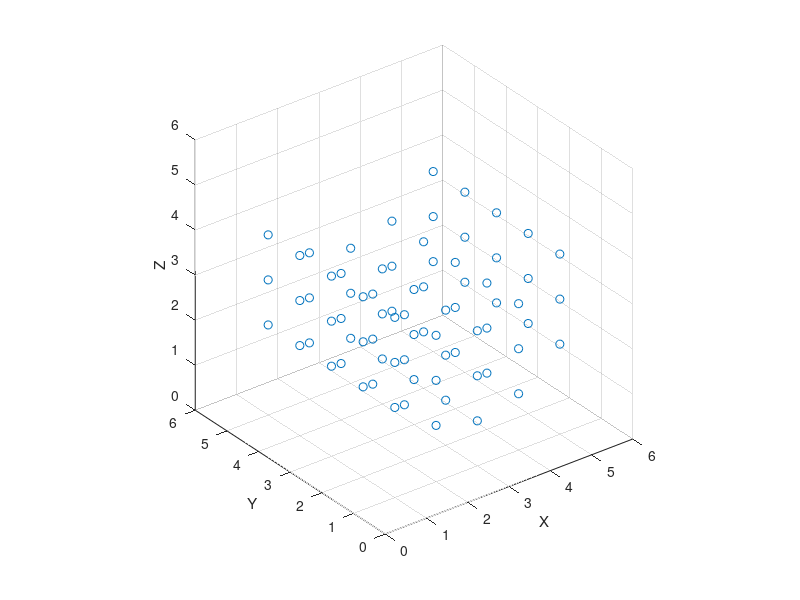

The MATLAB source for this figure: (Note: this script raises an error after producing the figure.)

%% initialize

col_num = 5;
row_num = 5;
stair_num = 3;
k = 10;
m = 1;
c = 5;

position_init = NaN(row_num, col_num, stair_num, 3);
velocity_init = zeros(size(position_init));

position_init(:, :, :, 1) = ones(1, row_num, stair_num) .* (1:row_num)';
position_init(:, :, :, 2) = ones(col_num, 1, stair_num) .* (1:col_num);
matrix_tmp(1, 1, 1:stair_num) = 1:stair_num; matrix_tmp = matrix_tmp * 1;
position_init(:, :, :, 3) = ones(row_num, col_num, stair_num) .* matrix_tmp;

%% straight forces

x_direction_init = position_init(2:end, :, :, :) - position_init(1:end-1, :, :, :);
x_length_init = vecnorm(x_direction_init, 2, 4);

y_direction_init = position_init(:, 2:end, :, :) - position_init(:, 1:end-1, :, :);
y_length_init = vecnorm(y_direction_init, 2, 4);

z_direction_init = position_init(:, :, 2:end, :) - position_init(:, :, 1:end-1, :);
z_length_init = vecnorm(z_direction_init, 2, 4);

%% xy forces

xy_direction_init = position_init(2:end, 2:end, :, :) - position_init(1:end-1, 1:end-1, :, :);
xy_length_init = vecnorm(xy_direction_init, 2, 4);

yx_direction_init = position_init(2:end, 1:end-1, :, :) - position_init(1:end-1, 2:end, :, :);
yx_length_init = vecnorm(yx_direction_init, 2, 4);

%% yz forces

yz_direction_init = position_init(:, 2:end, 2:end, :) - position_init(:, 1:end-1, 1:end-1, :);
yz_length_init = vecnorm(yz_direction_init, 2, 4);

zy_direction_init = position_init(:, 2:end, 1:end-1, :) - position_init(:, 1:end-1, 2:end, :);
zy_length_init = vecnorm(zy_direction_init, 2, 4);

%% zx forces

zx_direction_init = position_init(2:end, :, 2:end, :) - position_init(1:end-1, :, 1:end-1, :);
zx_length_init = vecnorm(zx_direction_init, 2, 4);

xz_direction_init = position_init(1:end-1, :, 2:end, :) - position_init(2:end, :, 1:end-1, :);
xz_length_init = vecnorm(xz_direction_init, 2, 4);


%% at times

% position = position_init + rand(size(position)) * 0.3;
position = position_init;
position(:, :, :, 3) = position(:, :, :, 3) + ones(1, row_num, stair_num) .* (((1:row_num)'-3)/2).^2;

velocity = velocity_init;

x_tmp = position(:, :, :, 1); x_tmp = x_tmp(:);
y_tmp = position(:, :, :, 2); y_tmp = y_tmp(:);
z_tmp = position(:, :, :, 3); z_tmp = z_tmp(:);
scatp = scatter3(x_tmp, y_tmp, z_tmp);
xlabel('X')
ylabel('Y')
zlabel('Z')
xlim([0, 6])
ylim([0, 6])
zlim([0, 6])
daspect(ones(1,3))

time = 0:1e-2:3; time = time';

for time_index = 1:size(time, 1)
    
    
    force = zeros(size(position));
    
    %% straight forces
    
    x_direction = position(2:end, :, :, :) - position(1:end-1, :, :, :);
    x_length = vecnorm(x_direction, 2, 4);
    x_force = -k * x_direction .* (x_length - x_length_init);
    force(2:end, :, :, :) = force(2:end, :, :, :) + x_force;
    force(1:end-1, :, :, :) = force(1:end-1, :, :, :) - x_force;
    
    y_direction = position(:, 2:end, :, :) - position(:, 1:end-1, :, :);
    y_length = vecnorm(y_direction, 2, 4);
    y_force = -k * y_direction .* (y_length - y_length_init);
    force(:, 2:end, :, :) = force(:, 2:end, :, :) + y_force;
    force(:, 1:end-1, :, :) = force(:, 1:end-1, :, :) - y_force;
    
    z_direction = position(:, :, 2:end, :) - position(:, :, 1:end-1, :);
    z_length = vecnorm(z_direction, 2, 4);
    z_force = -k * z_direction .* (z_length - z_length_init);
    force(:, :, 2:end, :) = force(:, :, 2:end, :) + z_force;
    force(:, :, 1:end-1, :) = force(:, :, 1:end-1, :) - z_force;
    
    %% xy forces
    
    xy_direction = position(2:end, 2:end, :, :) - position(1:end-1, 1:end-1, :, :);
    xy_length = vecnorm(xy_direction, 2, 4);
    xy_force = -k * xy_direction .* (xy_length - xy_length_init);
    force(2:end, 2:end, :, :) = force(2:end, 2:end, :, :) + xy_force;
    force(1:end-1, 1:end-1, :, :) = force(1:end-1, 1:end-1, :, :) - xy_force;
    
    yx_direction = position(2:end, 1:end-1, :, :) - position(1:end-1, 2:end, :, :);
    yx_length = vecnorm(yx_direction, 2, 4);
    yx_force = -k * yx_direction .* (yx_length - yx_length_init);
    force(2:end, 1:end-1, :, :) = force(2:end, 1:end-1, :, :) + yx_force;
    force(1:end-1, 2:end, :, :) = force(1:end-1, 2:end, :, :) - yx_force;
    
    %% yz forces
    
    yz_direction = position(:, 2:end, 2:end, :) - position(:, 1:end-1, 1:end-1, :);
    yz_length = vecnorm(yz_direction, 2, 4);
    yz_force = -k * yz_direction .* (yz_length - yz_length_init);
    force(:, 2:end, 2:end, :) = force(:, 2:end, 2:end, :) + yz_force;
    force(:, 1:end-1, 1:end-1, :) = force(:, 1:end-1, 1:end-1, :) - yz_force;
    
    zy_direction = position(:, 2:end, 1:end-1, :) - position(:, 1:end-1, 2:end, :);
    zy_length = vecnorm(zy_direction, 2, 4);
    zy_force = -k * zy_direction .* (zy_length - zy_length_init);
    force(:, 2:end, 1:end-1, :) = force(:, 2:end, 1:end-1, :) + zy_force;
    force(:, 1:end-1, 2:end, :) = force(:, 1:end-1, 2:end, :) - zy_force;
    
    %% zx forces
    
    zx_direction = position(2:end, :, 2:end, :) - position(1:end-1, :, 1:end-1, :);
    zx_length = vecnorm(zx_direction, 2, 4);
    zx_force = -k * zx_direction .* (zx_length - zx_length_init);
    force(2:end, :, 2:end, :) = force(2:end, :, 2:end, :) + zx_force;
    force(1:end-1, :, 1:end-1, :) = force(1:end-1, :, 1:end-1, :) - zx_force;
    
    xz_direction = position(1:end-1, :, 2:end, :) - position(2:end, :, 1:end-1, :);
    xz_length = vecnorm(xz_direction, 2, 4);
    xz_force = -k * xz_direction .* (xz_length - xz_length_init);
    force(1:end-1, :, 2:end, :) = force(1:end-1, :, 2:end, :) + xz_force;
    force(2:end, :, 1:end-1, :) = force(2:end, :, 1:end-1, :) - xz_force;
    
    force = force - c * velocity;
    
    position = position + velocity .* diff(time(1:2));
    velocity = velocity + force .* diff(time(1:2));
    
    x_tmp = position(:, :, :, 1); x_tmp = x_tmp(:);
    y_tmp = position(:, :, :, 2); y_tmp = y_tmp(:);
    z_tmp = position(:, :, :, 3); z_tmp = z_tmp(:);
    scatp.XData = x_tmp;
    scatp.YData = y_tmp;
    scatp.ZData = z_tmp;
    drawnow
    
end










































